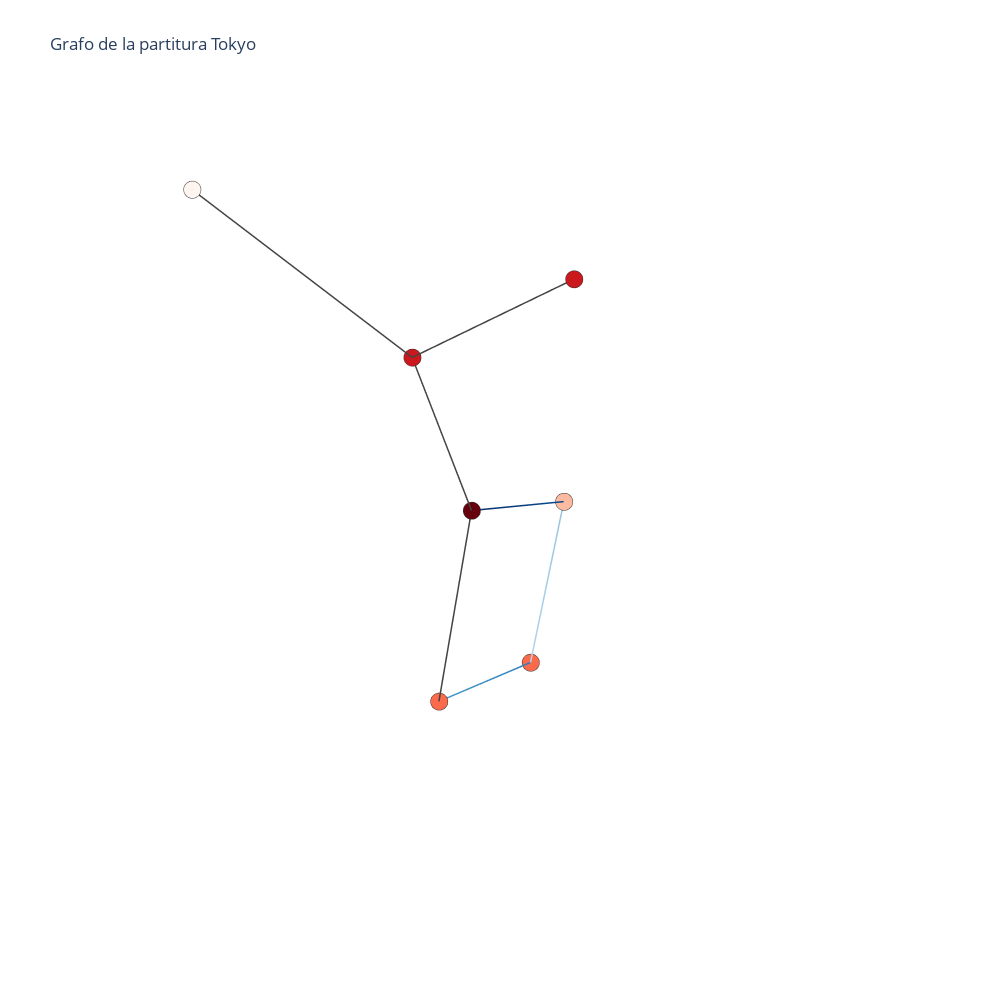

Write notebook code for a chart like this one.
### Code cell
import igraph as ig
import netgraph
import matplotlib as mpl
import matplotlib.pyplot as plt
import networkx as nx
import numpy as np
import music21 as m
import os
import chart_studio.plotly as py
import plotly.graph_objs as go


aDir = os.getcwd()
nombre = input("Escriba el nombre del archivo:\n")
song = m.converter.parse('{0}/ArchiXml/{1}.xml'.format(aDir, nombre))
print("Convirtiendo...")
#sp = m.midi.realtime.StreamPlayer(song)
# sp.play()
# process the ties
#song = song.stripTies()
song = song.stripTies()

# unfold repetitions
i = 0
for a in song:
    if a.isStream:
        e = m.repeat.Expander(a)
        s2 = e.process()
        timing = s2.secondsMap
        song[i] = s2
    i += 1

# todo: add note onsets


def getMusicProperties(x):
    s = ''
    t = ''
    r = ''
    s = str(x.pitch)

    if x.tie != None:
        t = 't'
    elif(x.isRest):
        r = x.duration+'r'
    s += t+r
    s=s.replace('-','b')
    return s


notas = []
for a in song.recurse().notes:

    if (a.isNote):
        x = a
        s = getMusicProperties(x)
        notas.append(s)

    if (a.isChord):
        n = ''
        for x in a._notes:
            s = getMusicProperties(x)
            n += ' '+s
        notas.append(n[1:])

    if (a.isRest):
        print("hola")
        x = a
        s = getMusicProperties(x)
        notas.append(s)

n = notas
G = nx.DiGraph()
for i in range(len(n)):
    if i != 0:
        G.add_edge(n[i-1], n[i])

pos = nx.layout.kamada_kawai_layout(G)

d = dict(G.degree)
low, *_, high = sorted(d.values())
norm = mpl.colors.Normalize(vmin=low, vmax=high, clip=True)
mapper = mpl.cm.ScalarMappable(norm=norm, cmap=mpl.cm.coolwarm)
node_sizes = [v*10 for v in d.values()]
M = G.number_of_edges()
edge_colors = range(2, M+2)
edge_alphas = [(5 + i) / (M + 4) for i in range(M)]
fig = plt.figure()
nodes = nx.draw_networkx_nodes(
    G,
    pos,
    node_size=node_sizes,
    node_color=[mapper.to_rgba(i) for i in d.values()]
)
edges = nx.draw_networkx_edges(
    G,
    pos,
    node_size=node_sizes,
    arrowstyle="wedge",
    arrowsize=10,
    edge_color=edge_colors,
    edge_cmap=plt.cm.Blues,
    width=2,
)
labels = nx.draw_networkx_labels(
    G,
    pos,
    font_size=10,
    font_color="white",
)
# set alpha value for each edge
colorFE = []
for i in range(M):
    edges[i].set_alpha(edge_alphas[i])
    colorFE.append(edge_alphas[i])

# pc = mpl.collections.PatchCollection(edges, cmap=plt.cm.Blues)
# pc.set_array(edge_colors)
# plt.colorbar(pc)

ax = plt.gca()
ax.set_axis_off()
fig.set_facecolor("#9e999800")
fig.set_size_inches((15, 15))
print("Listo.")
plt.show()

print("Pasando grafo a formato tridimensional...")
Nodes = list(G.nodes)
edges2 = list(G.edges)
N = len(Nodes)
Edges = []
for i in edges2:
    i = list(i)
    for j in range(2):
        i[j] = Nodes.index(i[j])
    i = tuple(i)
    Edges.append(i)

Grafo = ig.Graph(Edges, directed=True)

layt = Grafo.layout('kk', dim=3)

Xn = [layt[k][0] for k in range(N)]  # x-coordinates of nodes
Yn = [layt[k][1] for k in range(N)]  # y-coordinates
Zn = [layt[k][2] for k in range(N)]  # z-coordinates
Xe = []
Ye = []
Ze = []
for e in Edges:
    Xe += [layt[e[0]][0], layt[e[1]][0], None]  # x-coordinates of edge ends
    Ye += [layt[e[0]][1], layt[e[1]][1], None]
    Ze += [layt[e[0]][2], layt[e[1]][2], None]

trace1 = go.Scatter3d(x=Xe,
                      y=Ye,
                      z=Ze,
                      mode='lines',
                      line=go.scatter3d.Line(
                          color=colorFE,
                          colorscale="Blues",
                          width=3
                      ),
                      hoverinfo='none'
                      )

trace2 = go.Scatter3d(x=Xn,
                      y=Yn,
                      z=Zn,
                      mode='markers',
                      name='notes and chords',
                      marker=dict(symbol='circle',
                                  size=6,
                                  color=list(d.values()),
                                  colorscale='Reds',
                                  line=dict(color='rgb(50,50,50)', width=0.5)
                                  ),
                      text=Nodes,
                      hoverinfo="text"
                      )

axis = dict(showbackground=False,
            showline=False,
            zeroline=False,
            showgrid=False,
            showticklabels=False,
            title=''
            )

layout = go.Layout(
    title="Grafo de la partitura {0}".format(nombre),
    paper_bgcolor='rgba(0,0,0,0)',
    plot_bgcolor='rgba(0,0,0,0)',
    width=1000,
    height=1000,
    showlegend=False,
    scene=dict(
        xaxis=dict(axis),
        yaxis=dict(axis),
        zaxis=dict(axis),
    ),
    margin=dict(
        t=100
    ),
    hovermode='closest',
   )

data = [trace1, trace2]
figure = go.Figure(data=data, layout=layout)
print("Listo.")
figure.show()

### Figure 1 — Plotly figure (JSON) as saved in the notebook; plotly's stock layout.template omitted (floating-point values rounded to 4 significant figures)
{"data": [{"hoverinfo": "none", "line": {"color": [0.3333, 0.4, 0.4667, 0.5333, 0.6, 0.6667, 0.7333, 0.8, 0.8667, 0.9333, 1], "colorscale": [[0, "rgb(247,251,255)"], [0.125, "rgb(222,235,247)"], [0.25, "rgb(198,219,239)"], [0.375, "rgb(158,202,225)"], [0.5, "rgb(107,174,214)"], [0.625, "rgb(66,146,198)"], [0.75, "rgb(33,113,181)"], [0.875, "rgb(8,81,156)"], [1, "rgb(8,48,107)"]], "width": 3}, "mode": "lines", "type": "scatter3d", "x": [-0.4375, 0.1947, null, -0.4375, -0.6687, null, 0.1947, -0.4375, null, -0.6687, -0.03284, null, -0.03284, 0.1947, null, -0.03284, -0.03284, null, -0.03284, 0.2328, null, 0.2328, 0.2667, null, 0.2328, 0.5185, null, 0.2667, 0.2667, null, 0.2667, 0.2328, null], "y": [-0.06265, 0.07713, null, -0.06265, -0.1155, null, 0.07713, -0.06265, null, -0.1155, 0.02506, null, 0.02506, 0.07713, null, 0.02506, 0.02506, null, 0.02506, 0.08264, null, 0.08264, 0.6838, null, 0.08264, -0.4492, null, 0.6838, 0.6838, null, 0.6838, 0.08264, null], "z": [-1.26, -0.9251, null, -1.26, -0.5709, null, -0.9251, -1.26, null, -0.5709, -0.2261, null, -0.2261, -0.9251, null, -0.2261, -0.2261, null, -0.2261, 0.4529, null, 0.4529, 0.8626, null, 0.4529, 0.8601, null, 0.8626, 0.8626, null, 0.8626, 0.4529, null]}, {"hoverinfo": "text", "marker": {"color": [3, 3, 2, 5, 4, 4, 1], "colorscale": [[0, "rgb(255,245,240)"], [0.125, "rgb(254,224,210)"], [0.25, "rgb(252,187,161)"], [0.375, "rgb(252,146,114)"], [0.5, "rgb(251,106,74)"], [0.625, "rgb(239,59,44)"], [0.75, "rgb(203,24,29)"], [0.875, "rgb(165,15,21)"], [1, "rgb(103,0,13)"]], "line": {"color": "rgb(50,50,50)", "width": 0.5}, "size": 6, "symbol": "circle"}, "mode": "markers", "name": "notes and chords", "text": ["Bb5", "C6", "A5", "G5", "F5", "Eb5", "D5"], "type": "scatter3d", "x": [-0.4375, 0.1947, -0.6687, -0.03284, 0.2328, 0.2667, 0.5185], "y": [-0.06265, 0.07713, -0.1155, 0.02506, 0.08264, 0.6838, -0.4492], "z": [-1.26, -0.9251, -0.5709, -0.2261, 0.4529, 0.8626, 0.8601]}], "layout": {"height": 1000, "hovermode": "closest", "margin": {"t": 100}, "paper_bgcolor": "rgba(0,0,0,0)", "plot_bgcolor": "rgba(0,0,0,0)", "scene": {"xaxis": {"showbackground": false, "showgrid": false, "showline": false, "showticklabels": false, "title": {"text": ""}, "zeroline": false}, "yaxis": {"showbackground": false, "showgrid": false, "showline": false, "showticklabels": false, "title": {"text": ""}, "zeroline": false}, "zaxis": {"showbackground": false, "showgrid": false, "showline": false, "showticklabels": false, "title": {"text": ""}, "zeroline": false}}, "showlegend": false, "title": {"text": "Grafo de la partitura Tokyo"}, "width": 1000}}
